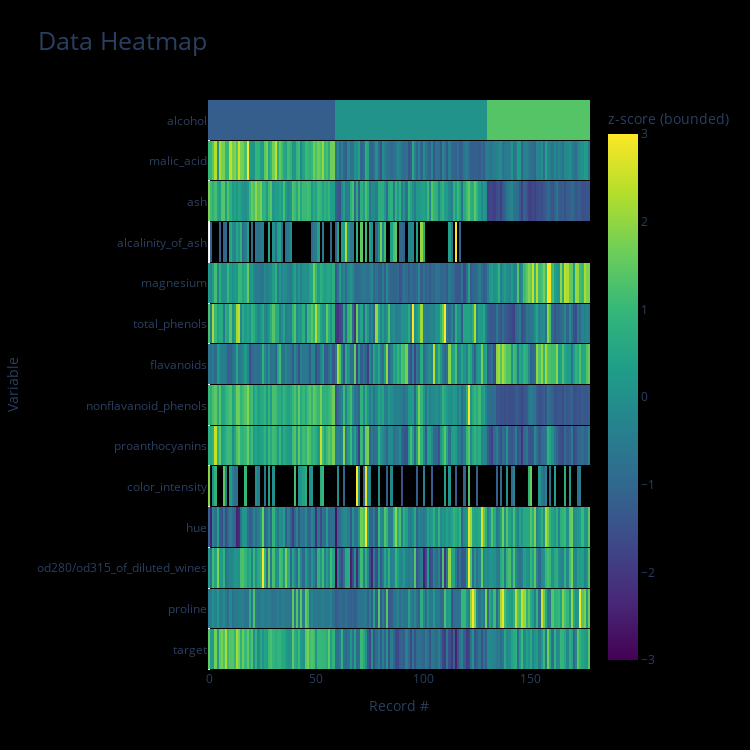

The notebook cell this image was saved under:
### Markdown cell above
## Interactive (Plotly)

### Code cell
data_heatmap(df, viz_backend="plotly")

### Figure 1 — Plotly figure (JSON) as saved in the notebook; plotly's stock layout.template omitted (floating-point values rounded to 4 significant figures; data arrays with more than 128 entries replaced by an {"elided": "..."} marker saying what was removed)
{"data": [{"colorbar": {"title": {"text": "z-score (bounded)"}}, "colorscale": [[0.0, "#440154"], [0.1111, "#482878"], [0.2222, "#3e4989"], [0.3333, "#31688e"], [0.4444, "#26828e"], [0.5556, "#1f9e89"], [0.6667, "#35b779"], [0.7778, "#6ece58"], [0.8889, "#b5de2b"], [1.0, "#fde725"]], "type": "heatmap", "x": [0, 1, 2, 3, 4, 5, 6, 7, 8, 9, 10, 11, 12, 13], "y": ["target", "proline", "od280/od315_of_diluted_wines", "hue", "color_intensity", "proanthocyanins", "nonflavanoid_phenols", "flavanoids", "total_phenols", "magnesium", "alcalinity_of_ash", "ash", "malic_acid", "alcohol"], "ygap": 1, "z": {"elided": "14x178 float values"}, "zmax": 3, "zmin": -3}], "layout": {"autosize": false, "height": 750, "paper_bgcolor": "rgb(0,0,0,0)", "plot_bgcolor": "rgb(0,0,0,0)", "title": {"font": {"size": 25}, "text": "Data Heatmap"}, "width": 750, "xaxis": {"showgrid": false, "ticks": "", "title": {"text": "Record #"}}, "yaxis": {"automargin": true, "showgrid": false, "ticks": "", "title": {"text": "Variable"}}}}
